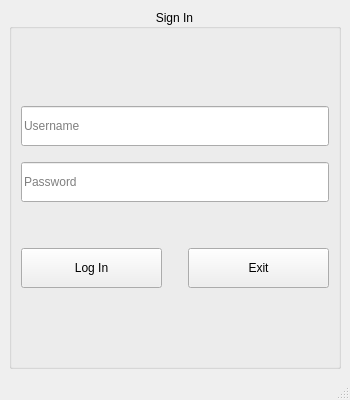
<?xml version="1.0" encoding="UTF-8"?>
<ui version="4.0">
 <class>LogInWindow</class>
 <widget class="QMainWindow" name="LogInWindow">
  <property name="geometry">
   <rect>
    <x>0</x>
    <y>0</y>
    <width>350</width>
    <height>400</height>
   </rect>
  </property>
  <property name="minimumSize">
   <size>
    <width>350</width>
    <height>400</height>
   </size>
  </property>
  <property name="maximumSize">
   <size>
    <width>350</width>
    <height>400</height>
   </size>
  </property>
  <property name="windowTitle">
   <string>LogInWindow</string>
  </property>
  <widget class="QWidget" name="centralwidget">
   <layout class="QHBoxLayout" name="horizontalLayout">
    <item>
     <widget class="QGroupBox" name="groupBox">
      <property name="maximumSize">
       <size>
        <width>778</width>
        <height>525</height>
       </size>
      </property>
      <property name="styleSheet">
       <string notr="true">background-color:;</string>
      </property>
      <property name="title">
       <string>Sign In</string>
      </property>
      <property name="alignment">
       <set>Qt::AlignCenter</set>
      </property>
      <layout class="QGridLayout" name="gridLayout_2">
       <item row="0" column="0">
        <layout class="QGridLayout" name="gridLayout">
         <item row="0" column="0">
          <layout class="QVBoxLayout" name="verticalLayout">
           <item>
            <widget class="QLineEdit" name="lineEdit_username">
             <property name="sizePolicy">
              <sizepolicy hsizetype="Expanding" vsizetype="Minimum">
               <horstretch>0</horstretch>
               <verstretch>0</verstretch>
              </sizepolicy>
             </property>
             <property name="minimumSize">
              <size>
               <width>0</width>
               <height>20</height>
              </size>
             </property>
             <property name="maximumSize">
              <size>
               <width>16777215</width>
               <height>40</height>
              </size>
             </property>
             <property name="placeholderText">
              <string>Username</string>
             </property>
            </widget>
           </item>
           <item>
            <spacer name="verticalSpacer_2">
             <property name="orientation">
              <enum>Qt::Vertical</enum>
             </property>
             <property name="sizeType">
              <enum>QSizePolicy::Maximum</enum>
             </property>
             <property name="sizeHint" stdset="0">
              <size>
               <width>20</width>
               <height>10</height>
              </size>
             </property>
            </spacer>
           </item>
           <item>
            <widget class="QLineEdit" name="lineEdit_password">
             <property name="sizePolicy">
              <sizepolicy hsizetype="Expanding" vsizetype="Minimum">
               <horstretch>0</horstretch>
               <verstretch>0</verstretch>
              </sizepolicy>
             </property>
             <property name="minimumSize">
              <size>
               <width>0</width>
               <height>40</height>
              </size>
             </property>
             <property name="maximumSize">
              <size>
               <width>16777215</width>
               <height>40</height>
              </size>
             </property>
             <property name="echoMode">
              <enum>QLineEdit::Password</enum>
             </property>
             <property name="placeholderText">
              <string>Password</string>
             </property>
            </widget>
           </item>
           <item>
            <spacer name="verticalSpacer">
             <property name="orientation">
              <enum>Qt::Vertical</enum>
             </property>
             <property name="sizeType">
              <enum>QSizePolicy::Maximum</enum>
             </property>
             <property name="sizeHint" stdset="0">
              <size>
               <width>20</width>
               <height>40</height>
              </size>
             </property>
            </spacer>
           </item>
          </layout>
         </item>
         <item row="1" column="0">
          <layout class="QHBoxLayout" name="horizontalLayout_2">
           <item>
            <widget class="QPushButton" name="pushButton">
             <property name="minimumSize">
              <size>
               <width>0</width>
               <height>40</height>
              </size>
             </property>
             <property name="styleSheet">
              <string notr="true"/>
             </property>
             <property name="text">
              <string>Log In</string>
             </property>
            </widget>
           </item>
           <item>
            <spacer name="horizontalSpacer">
             <property name="orientation">
              <enum>Qt::Horizontal</enum>
             </property>
             <property name="sizeType">
              <enum>QSizePolicy::Minimum</enum>
             </property>
             <property name="sizeHint" stdset="0">
              <size>
               <width>20</width>
               <height>20</height>
              </size>
             </property>
            </spacer>
           </item>
           <item>
            <widget class="QPushButton" name="pushButton_2">
             <property name="sizePolicy">
              <sizepolicy hsizetype="Minimum" vsizetype="Maximum">
               <horstretch>0</horstretch>
               <verstretch>0</verstretch>
              </sizepolicy>
             </property>
             <property name="minimumSize">
              <size>
               <width>0</width>
               <height>40</height>
              </size>
             </property>
             <property name="styleSheet">
              <string notr="true">background-color:;</string>
             </property>
             <property name="text">
              <string>Exit</string>
             </property>
            </widget>
           </item>
          </layout>
         </item>
        </layout>
       </item>
      </layout>
     </widget>
    </item>
   </layout>
  </widget>
  <widget class="QStatusBar" name="statusbar"/>
 </widget>
 <resources/>
 <connections/>
</ui>
